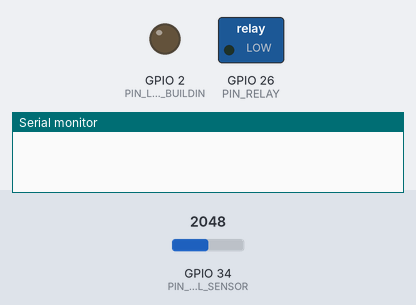
This sketch was run on a simulated ESP32. Shown: switched loads named in the sketch (green lamp = pin HIGH), output pins drawn as LEDs (lit = HIGH), the last lines printed to the serial monitor. Inputs (shaded band) come from the test bench; at power-on: GPIO 34 (PIN_SOIL_SENSOR) = 2048. WiFi joins after 1.5 s; servers stay silent unless stated; uploads are accepted with an empty reply.

Above: at 0.0 s.
At 2.6 s:
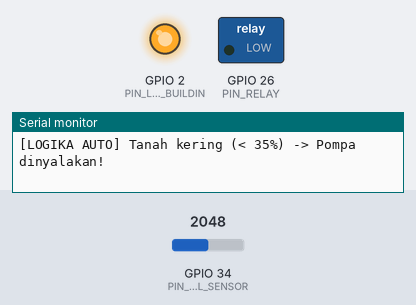
At 30.4 s:
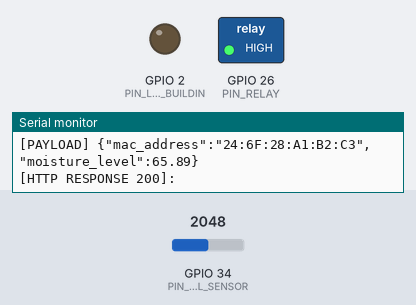
Timing chart, 0 to 31.9 s (numbered marks = the images above):
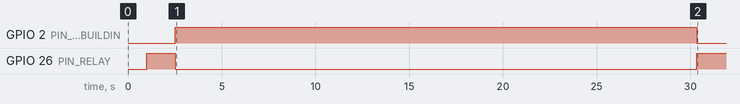

The sketch:

smart_plant.ino
```cpp
/*
 ==============================================================================
 Proyek: Smart Plant Dashboard (RPL IoT Project)
 File  : smart_plant.ino
 Target: ESP32 Dev Module / NodeMCU-32S
 Sensor: Capacitive Soil Moisture Sensor v1.2 / v2.0
 Aktor : Modul Relay 1-Channel (Active LOW) + Mini Water Pump 5V
 Server: XAMPP / Laragon (Native PHP 8 + MySQL)
 Library: WiFi.h, HTTPClient.h (Standard bawaan Board ESP32 Arduino IDE)
 ==============================================================================
*/

#include <WiFi.h>
#include <WiFiClient.h>
#include <WiFiClientSecure.h>
#include <HTTPClient.h>

// ============================================================================
// 1. PENGATURAN KONEKSI WI-FI & SERVER BACKEND
// ============================================================================
#if defined(__has_include) && __has_include("secrets.h")
  #include "secrets.h"
#else
  #include "secrets.example.h"
#endif

// Timeout HTTP request (ms) agar loop ESP32 tidak blocking saat server lambat/down
const uint16_t HTTP_TIMEOUT_MS = 5000;

// URL Endpoint API
String urlUpdateSensor = String(SERVER_BASE_URL) + "/update_sensor.php";
String urlGetStatus    = String(SERVER_BASE_URL) + "/get_status.php";

// ============================================================================
// 2. DEFINISI PIN HARDWARE ESP32
// ============================================================================
// PIN SENSOR TANAH: Gunakan pin ADC1 (GPIO 32, 33, 34, 35, 36, 39)
// PERHATIAN: Pin ADC2 tidak bisa dipakai saat Wi-Fi aktif!
const int PIN_SOIL_SENSOR = 34; // Pin Analog AOUT Sensor ke GPIO 34

// PIN RELAY: Mengendalikan saklar pompa air
const int PIN_RELAY = 26;       // Pin IN Modul Relay ke GPIO 26

// PIN LED INDIKATOR ON-BOARD: Indikator transmisi data
const int PIN_LED_BUILDIN = 2;  // LED bawaan ESP32 (GPIO 2)

// ============================================================================
// 3. KALIBRASI SENSOR KELEMBAPAN TANAH KAPASITIF
// ============================================================================
// Nilai ADC 12-bit ESP32 (0 - 4095)
// Kering di udara bebas (Air Value): ~3200 - 3500
// Basah dicelup air (Water Value)  : ~1300 - 1600
const int ADC_DRY   = 3300;     // Nilai ADC saat tanah kering kerontang (0%)
const int ADC_WET   = 1400;     // Nilai ADC saat tanah basah penuh (100%)

// Ambang batas kelembapan untuk Mode Otomatis (Persen)
const float MOISTURE_THRESHOLD_AUTO = 35.0; // Jika < 35%, siram otomatis

// Modul relay pada umumnya Active-LOW:
// LOW  = Relay menyala (pompa ON)
// HIGH = Relay mati (pompa OFF)
const bool RELAY_ACTIVE_LOW = true;

// ============================================================================
// 4. VARIABEL SISTEM & INTERVAL PENGIRIMAN
// ============================================================================
String macAddress = "";
String operatingMode = "AUTO"; // Nilai default: 'AUTO' atau 'MANUAL'
String pumpStatus    = "OFF";  // Nilai default: 'ON' atau 'OFF'
float currentMoisture = 0.0;

// Interval waktu non-blocking menggunakan millis()
// Kirim data log sensor tiap 30 detik agar tabel database tidak membengkak terlalu cepat
unsigned long lastSensorSendTime = 0;
const unsigned long INTERVAL_SEND_SENSOR = 30000; // Kirim data sensor tiap 30 detik

unsigned long lastStatusPollTime = 0;
const unsigned long INTERVAL_POLL_STATUS = 3000; // Cek perintah dari web tiap 3 detik

// ============================================================================
// FUNCTION DECLARATIONS (PROTOTYPES)
// ============================================================================
void connectToWiFi();
float readMoisturePercentage();
void sendSensorData(float moisture);
void checkServerStatus();
void controlPump(bool state);
String extractJsonValue(String json, String key);

// ============================================================================
// SETUP FUNCTION
// ============================================================================
void setup() {
    Serial.begin(115200);
    delay(1000);

    Serial.println("\n========================================================");
    Serial.println("   SMART PLANT IOT - ESP32 WATERING SYSTEM");
    Serial.println("   Proyek Rekayasa Perangkat Lunak (RPL)");
    Serial.println("========================================================");

    // Inisialisasi Pin
    pinMode(PIN_RELAY, OUTPUT);
    pinMode(PIN_LED_BUILDIN, OUTPUT);
    pinMode(PIN_SOIL_SENSOR, INPUT);

    // Matikan pompa pertama kali (Kondisi aman)
    controlPump(false);
    digitalWrite(PIN_LED_BUILDIN, LOW);

    // Hubungkan ke WiFi
    connectToWiFi();

    // Dapatkan MAC Address unik ESP32
    macAddress = WiFi.macAddress();
    Serial.print("[INFO] MAC Address ESP32: ");
    Serial.println(macAddress);

    Serial.println("[INFO] Sistem siap. Memulai loop monitoring...\n");
}

// ============================================================================
// MAIN LOOP FUNCTION
// ============================================================================
void loop() {
    // Pastikan koneksi Wi-Fi tetap terhubung
    if (WiFi.status() != WL_CONNECTED) {
        Serial.println("[WARNING] Koneksi Wi-Fi terputus! Mencoba menghubungkan kembali...");
        connectToWiFi();
    }

    unsigned long currentMillis = millis();

    // 1. TUGAS A: BACA SENSOR & KIRIM KE SERVER (Setiap 5 detik)
    if (currentMillis - lastSensorSendTime >= INTERVAL_SEND_SENSOR) {
        lastSensorSendTime = currentMillis;

        // Baca nilai sensor kelembapan tanah
        currentMoisture = readMoisturePercentage();

        Serial.println("\n--------------------------------------------------------");
        Serial.print("[SENSOR] Kelembapan Tanah Terbaca: ");
        Serial.print(currentMoisture, 1);
        Serial.println("%");

        // Kirim data ke backend via HTTP POST
        sendSensorData(currentMoisture);
    }

    // 2. TUGAS B: CEK STATUS & PERINTAH DARI WEB DASHBOARD (Setiap 3 detik)
    if (currentMillis - lastStatusPollTime >= INTERVAL_POLL_STATUS) {
        lastStatusPollTime = currentMillis;
        checkServerStatus();
    }

    // 3. TUGAS C: LOGIKA PENGENDALIAN AKTOR (RELAY POMPA AIR)
    if (operatingMode == "MANUAL") {
        // Pada mode MANUAL: Mengikuti perintah langsung dari tombol web dashboard
        if (pumpStatus == "ON") {
            controlPump(true);
        } else {
            controlPump(false);
        }
    } else {
        // Pada mode AUTO: Pompa menyala otomatis jika kelembapan tanah di bawah ambang batas
        if (currentMoisture < MOISTURE_THRESHOLD_AUTO) {
            Serial.println("[LOGIKA AUTO] Tanah kering (< 35%) -> Pompa dinyalakan!");
            controlPump(true);
        } else {
            controlPump(false);
        }
    }

    delay(50); // Delay kecil untuk stabilitas task loop
}

// ============================================================================
// FUNGSI MEMBACA KELEMBAPAN TANAH (ADC Sampling & Konversi %)
// ============================================================================
float readMoisturePercentage() {
    // Lakukan multi-sampling (5 kali) untuk stabilitas pembacaan
    long totalRaw = 0;
    const int sampleCount = 5;
    for (int i = 0; i < sampleCount; i++) {
        totalRaw += analogRead(PIN_SOIL_SENSOR);
        delay(20);
    }
    int avgRaw = totalRaw / sampleCount;

    // Batasi pembacaan ADC pada rentang kalibrasi
    if (avgRaw > ADC_DRY) avgRaw = ADC_DRY;
    if (avgRaw < ADC_WET) avgRaw = ADC_WET;

    // Pemetaan (Mapping) terbalik:
    // Nilai ADC tinggi = Tanah Kering (0%)
    // Nilai ADC rendah  = Tanah Basah (100%)
    float percentage = (float)(ADC_DRY - avgRaw) * 100.0 / (float)(ADC_DRY - ADC_WET);

    if (percentage < 0.0) percentage = 0.0;
    if (percentage > 100.0) percentage = 100.0;

    return percentage;
}

// ============================================================================
// FUNGSI MENGONTROL RELAY POMPA AIR
// ============================================================================
void controlPump(bool turnOn) {
    if (turnOn) {
        // Aktifkan Relay
        digitalWrite(PIN_RELAY, RELAY_ACTIVE_LOW ? LOW : HIGH);
        digitalWrite(PIN_LED_BUILDIN, HIGH);
    } else {
        // Matikan Relay
        digitalWrite(PIN_RELAY, RELAY_ACTIVE_LOW ? HIGH : LOW);
        digitalWrite(PIN_LED_BUILDIN, LOW);
    }
}

// ============================================================================
// HELPER INISIALISASI HTTP / HTTPS CLIENT DENGAN TIMEOUT
// ============================================================================
bool beginHttpRequest(
    HTTPClient& http,
    WiFiClient& plainClient,
    WiFiClientSecure& secureClient,
    const String& url
) {
    http.setConnectTimeout(HTTP_TIMEOUT_MS);
    http.setTimeout(HTTP_TIMEOUT_MS);

    if (url.startsWith("https://")) {
        if (ALLOW_INSECURE_TLS || strlen(ROOT_CA_CERT) == 0) {
            secureClient.setInsecure();
        } else {
            secureClient.setCACert(ROOT_CA_CERT);
        }
        return http.begin(secureClient, url);
    }

    return http.begin(plainClient, url);
}

// ============================================================================
// FUNGSI MENGIRIM DATA SENSOR KE BACKEND (HTTP/HTTPS POST)
// ============================================================================
void sendSensorData(float moisture) {
    if (WiFi.status() != WL_CONNECTED) return;

    WiFiClient plainClient;
    WiFiClientSecure secureClient;
    HTTPClient http;
    if (!beginHttpRequest(http, plainClient, secureClient, urlUpdateSensor)) {
        Serial.println("[HTTP ERROR] Gagal menginisialisasi koneksi ke urlUpdateSensor.");
        return;
    }
    http.addHeader("Content-Type", "application/json");
    http.addHeader("X-API-Key", DEVICE_API_KEY);

    // Bentuk JSON payload secara manual tanpa dependensi library eksternal
    String jsonPayload = "{\"mac_address\":\"" + macAddress + "\",\"moisture_level\":" + String(moisture, 2) + "}";

    Serial.print("[HTTP POST] Mengirim ke: ");
    Serial.println(urlUpdateSensor);
    Serial.print("[PAYLOAD] ");
    Serial.println(jsonPayload);

    int httpResponseCode = http.POST(jsonPayload);

    if (httpResponseCode > 0) {
        String response = http.getString();
        Serial.print("[HTTP RESPONSE ");
        Serial.print(httpResponseCode);
        Serial.print("]: ");
        Serial.println(response);

        // Update mode & pump status dari respon server jika ada
        String mode = extractJsonValue(response, "operating_mode");
        String pump = extractJsonValue(response, "pump_status");
        if (mode.length() > 0) operatingMode = mode;
        if (pump.length() > 0) pumpStatus = pump;
    } else {
        Serial.print("[HTTP ERROR] Gagal mengirim POST. Kode error: ");
        Serial.println(httpResponseCode);
    }

    http.end();
}

// ============================================================================
// FUNGSI CEK STATUS DAN MODE DARI SERVER (HTTP/HTTPS GET)
// ============================================================================
void checkServerStatus() {
    if (WiFi.status() != WL_CONNECTED) return;

    WiFiClient plainClient;
    WiFiClientSecure secureClient;
    HTTPClient http;
    String requestUrl = urlGetStatus + "?mac_address=" + macAddress;

    if (!beginHttpRequest(http, plainClient, secureClient, requestUrl)) {
        Serial.println("[HTTP ERROR] Gagal menginisialisasi koneksi ke urlGetStatus.");
        return;
    }
    http.addHeader("X-API-Key", DEVICE_API_KEY);
    int httpResponseCode = http.GET();

    if (httpResponseCode == 200) {
        String response = http.getString();

        // Ekstraksi nilai 'operating_mode' dan 'pump_status' dari JSON response
        String mode = extractJsonValue(response, "operating_mode");
        String pump = extractJsonValue(response, "pump_status");

        if (mode.length() > 0 && (mode == "AUTO" || mode == "MANUAL")) {
            operatingMode = mode;
        }

        if (pump.length() > 0 && (pump == "ON" || pump == "OFF")) {
            pumpStatus = pump;
        }

        Serial.print("[STATUS SERVER] Mode: ");
        Serial.print(operatingMode);
        Serial.print(" | Pompa: ");
        Serial.println(pumpStatus);
    } else {
        Serial.print("[HTTP GET ERROR] Gagal mengambil status. Kode: ");
        Serial.println(httpResponseCode);
    }

    http.end();
}

// ============================================================================
// FUNGSI PARSING JSON SEDERHANA (Zero Dependency)
// ============================================================================
// Mengekstrak nilai string dari JSON tanpa perlu library ArduinoJson tambahan
String extractJsonValue(String json, String key) {
    String searchKey = "\"" + key + "\":\"";
    int startIndex = json.indexOf(searchKey);
    if (startIndex != -1) {
        startIndex += searchKey.length();
        int endIndex = json.indexOf("\"", startIndex);
        if (endIndex != -1) {
            return json.substring(startIndex, endIndex);
        }
    }
    return "";
}

// ============================================================================
// FUNGSI KONEKSI KE JARINGAN WI-FI
// ============================================================================
void connectToWiFi() {
    Serial.print("[WIFI] Menghubungkan ke: ");
    Serial.println(WIFI_SSID);

    WiFi.mode(WIFI_STA);
    WiFi.begin(WIFI_SSID, WIFI_PASSWORD);

    int attempts = 0;
    while (WiFi.status() != WL_CONNECTED && attempts < 25) {
        delay(500);
        Serial.print(".");
        attempts++;
    }

    if (WiFi.status() == WL_CONNECTED) {
        Serial.println("\n[WIFI] Berhasil terhubung!");
        Serial.print("[WIFI] Alamat IP ESP32: ");
        Serial.println(WiFi.localIP());
    } else {
        Serial.println("\n[WIFI] Gagal terhubung dalam waktu tunggu. Cek SSID/Password.");
    }
}
```

secrets.example.h
```cpp
#ifndef SECRETS_H
#define SECRETS_H

// Salin file ini menjadi "secrets.h" sebelum upload ke ESP32.
// File "secrets.h" di-ignore oleh Git agar kredensial tidak bocor ke repository.

// Kredensial Wi-Fi
const char* WIFI_SSID       = "NAMA_WIFI_ANDA";
const char* WIFI_PASSWORD   = "PASSWORD_WIFI_ANDA";

// URL Backend API (Gunakan HTTPS di produksi, misal: "https://smartplant.example.com/backend/api")
// Untuk uji lokal XAMPP: "http://192.168.1.10/RPLProject/backend/api"
const char* SERVER_BASE_URL = "https://smartplant.example.com/backend/api";

// API Key perangkat (harus sama dengan DEVICE_API_KEY di server backend)
const char* DEVICE_API_KEY  = "smartplant-dev-device-key-change-me";

// Set false di produksi dan isi ROOT_CA_CERT dengan Root CA server HTTPS Anda
const bool ALLOW_INSECURE_TLS = true;
const char* ROOT_CA_CERT = "";

#endif
```

Measured:
- by itself, GPIO 2 (PIN_LED_BUILDIN): LOW → HIGH at 2.5 s, → LOW 27.8 s later
- by itself, GPIO 26 (PIN_RELAY): HIGH → LOW at 2.5 s, → HIGH 27.8 s later
